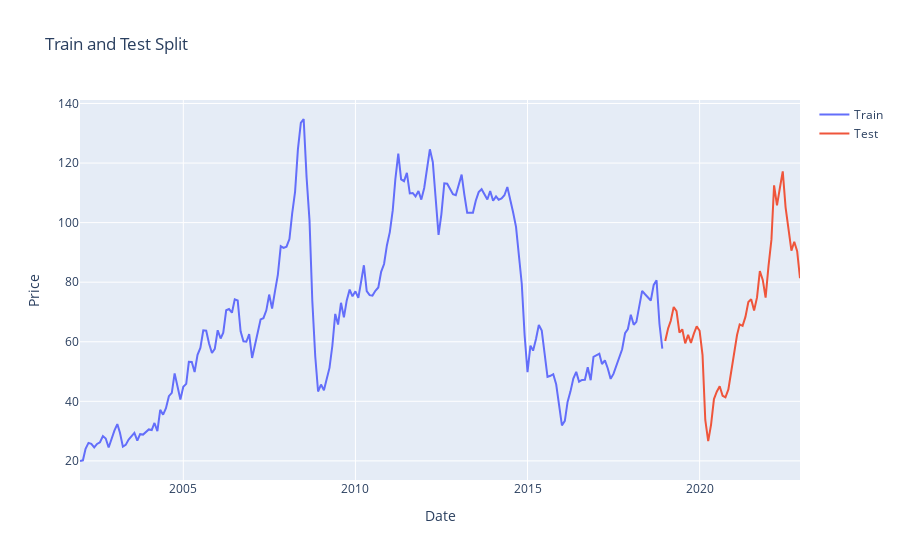

This figure's notebook cell:
### Markdown cell above
**Plotting Train and Test Splits**: The training and testing data are plotted to visualize the split.

### Code cell
# Plot train and test splits
fig = go.Figure()
fig.add_trace(go.Scatter(x=train.index, y=train['Price'], mode='lines', name='Train'))
fig.add_trace(go.Scatter(x=test.index, y=test['Price'], mode='lines', name='Test'))
fig.update_layout(title='Train and Test Split', xaxis_title='Date', yaxis_title='Price')
fig.show()

### Figure 1 — Plotly figure (JSON) as saved in the notebook; plotly's stock layout.template omitted (floating-point values rounded to 4 significant figures; data arrays with more than 128 entries replaced by an {"elided": "..."} marker saying what was removed)
{"data": [{"mode": "lines", "name": "Train", "type": "scatter", "x": {"elided": "204 str values"}, "y": {"elided": "204 float values"}}, {"mode": "lines", "name": "Test", "type": "scatter", "x": ["2019-01-01T00:00:00", "2019-02-01T00:00:00", "2019-03-01T00:00:00", "2019-04-01T00:00:00", "2019-05-01T00:00:00", "2019-06-01T00:00:00", "2019-07-01T00:00:00", "2019-08-01T00:00:00", "2019-09-01T00:00:00", "2019-10-01T00:00:00", "2019-11-01T00:00:00", "2019-12-01T00:00:00", "2020-01-01T00:00:00", "2020-02-01T00:00:00", "2020-03-01T00:00:00", "2020-04-01T00:00:00", "2020-05-01T00:00:00", "2020-06-01T00:00:00", "2020-07-01T00:00:00", "2020-08-01T00:00:00", "2020-09-01T00:00:00", "2020-10-01T00:00:00", "2020-11-01T00:00:00", "2020-12-01T00:00:00", "2021-01-01T00:00:00", "2021-02-01T00:00:00", "2021-03-01T00:00:00", "2021-04-01T00:00:00", "2021-05-01T00:00:00", "2021-06-01T00:00:00", "2021-07-01T00:00:00", "2021-08-01T00:00:00", "2021-09-01T00:00:00", "2021-10-01T00:00:00", "2021-11-01T00:00:00", "2021-12-01T00:00:00", "2022-01-01T00:00:00", "2022-02-01T00:00:00", "2022-03-01T00:00:00", "2022-04-01T00:00:00", "2022-05-01T00:00:00", "2022-06-01T00:00:00", "2022-07-01T00:00:00", "2022-08-01T00:00:00", "2022-09-01T00:00:00", "2022-10-01T00:00:00", "2022-11-01T00:00:00", "2022-12-01T00:00:00"], "y": [60.23, 64.5, 67.05, 71.66, 70.3, 63.05, 64.19, 59.47, 62.29, 59.63, 62.71, 65.17, 63.67, 55.53, 33.73, 26.63, 32.11, 40.77, 43.24, 45.04, 41.87, 41.36, 43.98, 50.23, 55.33, 62.27, 65.84, 65.33, 68.34, 73.35, 74.29, 70.51, 74.88, 83.75, 80.75, 74.8, 85.48, 94.28, 112.5, 105.8, 111.5, 117.2, 105.1, 97.74, 90.57, 93.6, 90.38, 81.34]}], "layout": {"title": {"text": "Train and Test Split"}, "xaxis": {"title": {"text": "Date"}}, "yaxis": {"title": {"text": "Price"}}}}
